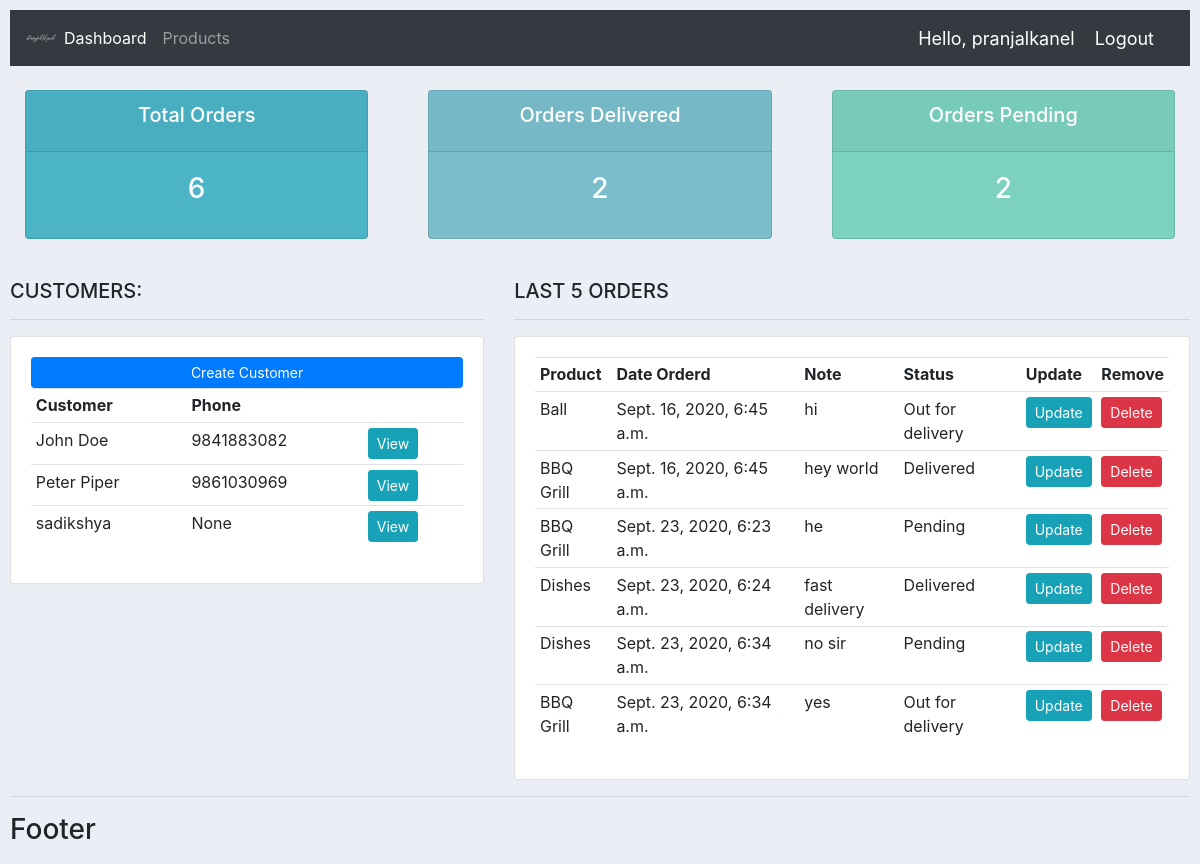
The app's page / (signed in), older data.
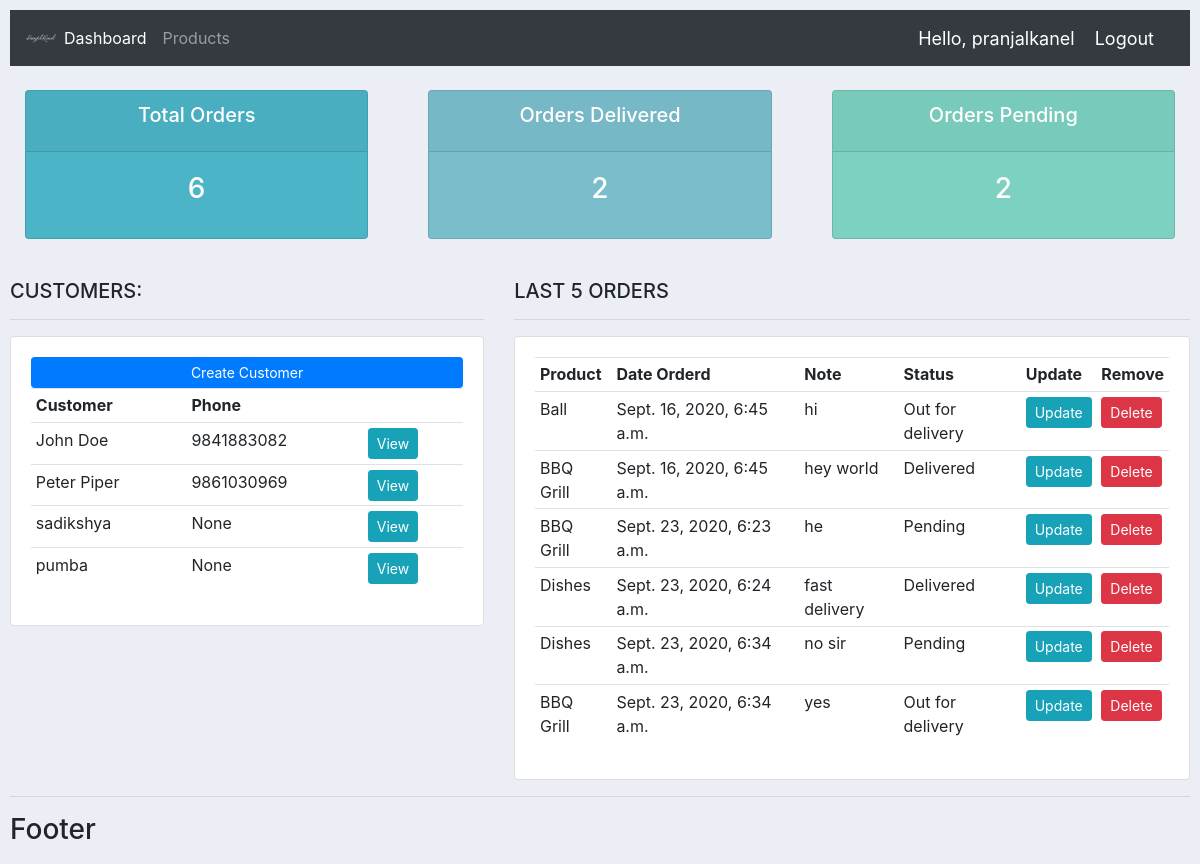
The same page, newer data.
### accounts/models.py (models this page shows, shortened)
class Customer(models.Model):
    user = models.OneToOneField(User, null=True, blank=True, on_delete=models.CASCADE)
    name = models.CharField(max_length=200, null=True)
    phone = models.CharField(max_length=200, null=True)
    email = models.CharField(max_length=200, null=True)
    date_created = models.DateTimeField(auto_now_add=True)
    profile_pic = models.ImageField(default="defaultProfilePic.png", null=True, blank=True)

class Order(models.Model):
    STATUS = (
        ('Pending', 'Pending'),
        ('Out for delivery', 'Out for delivery'),
        ('Delivered', 'Delivered'),
    )
    customer = models.ForeignKey(Customer, null=True, on_delete=models.SET_NULL)
    product =   models.ForeignKey(Product, null=True, on_delete=models.SET_NULL)
    date_created = models.DateTimeField(auto_now_add=True)
    status = models.CharField(max_length=200, null=True, choices=STATUS)
    note = models.CharField(max_length=1000, null=True)

class Product(models.Model):
    CATEGORY = (
        ('Indoor', 'Indoor'),
        ('Outdoor', 'Outdoor'),
    )
    name = models.CharField(max_length=200, null=True)
    price = models.FloatField(null=True)
    category = models.CharField(max_length=200, null=True, choices=CATEGORY)
    description = models.CharField(max_length=200, null=True, blank=True)
    date_created = models.DateTimeField(auto_now_add=True)
    tags = models.ManyToManyField(Tag)
    def __str__(self):
        return self.name

### accounts/decorators.py (the view)
    def wrapper_function(request, *args, **kwargs):
        group = None
        if request.user.groups.exists():
            group = request.user.groups.all()[0].name
        if group == 'customer':
            return redirect('user-page')
        if group == 'admin':
            return view_func(request,*args, **kwargs)

### accounts/views.py (called while the page is built)
@login_required(login_url='login')
@admin_only
def home(request):
    orders = Order.objects.all()
    customers = Customer.objects.all()
    total_orders = orders.count()
    delivered = orders.filter(status = 'Delivered').count()
    pending = orders.filter(status = 'Pending').count()
    context = {'orders': orders, 'customers': customers,
    'total_orders': total_orders, 'delivered':delivered, 'pending': pending,}
    return render(request,'accounts/dashboard.html', context)

### accounts/templates/accounts/dashboard.html (shortened to what this page needs)
{% extends 'accounts/main.html' %}
{% block content %}
    {%  include 'accounts/status.html' %}
    <br>
    <div class="row">
        <div class="col-md-5">
            <h5>CUSTOMERS:</h5>
            <hr>
            <div class="card card-body">
                <a class="btn btn-primary  btn-sm btn-block" href="">Create Customer</a>
                <table class="table table-sm">
                    <tr>
                        <th>Customer</th>
                        <th>Phone</th>
                        <th></th>
                    </tr>
                    {% for customer in customers %}
                    <tr>
                        <td>{{customer.name}}</td>
                        <td>{{customer.phone}}</td>
                        <td><a class="btn btn-sm btn-info" href="{% url 'customer' customer.id%}">View</a></td>
                    </tr>
                    {% endfor %}
                </table>
            </div>
        </div>
        <div class="col-md-7">
            <h5>LAST 5 ORDERS</h5>
            <hr>
            <div class="card card-body">
                <table class="table table-sm">
                    <tr>
                        <th>Product</th>
                        <th>Date Orderd</th>
                        <th>Note</th>
                        <th>Status</th>
                        <th>Update</th>
                        <th>Remove</th>
                    </tr>
                    {% for order in orders %}
                    <tr>
                        <td>{{order.product}}</td>
                        <td>{{order.date_created}}</td>
                        <td>{{order.note}}</td>
                        <td>{{order.status}}</td>
                        <td><a class="btn btn-sm btn-info" href="{% url 'update_order' order.id %}">Update</a></td>
                        <td><a class="btn btn-sm btn-danger " href="{% url 'delete_order' order.id %}">Delete</a></td>
                    </tr>
                    {% endfor %}
                </table>
            </div>
        </div>
    </div>
{% endblock %}

### accounts/templates/accounts/main.html (shortened to what this page needs)
{% load static %}
<!DOCTYPE html>
<html lang="en">
<head>
    <link rel="stylesheet" href="https://stackpath.bootstrapcdn.com/bootstrap/4.3.1/css/bootstrap.min.css">
    <link rel="stylesheet" type="text/css" href="{%static '/css/main.css' %}">
</head>
<body>
    {% include 'accounts/navbar.html' %}
    {% block content %}
    {% endblock %}
    <hr>
    <h3>Footer</h3>
</body>
</html>

### accounts/templates/accounts/navbar.html (shortened to what this page needs)
{% load static %}
<nav class="navbar navbar-expand-lg navbar-dark bg-dark">
    <img src="{% static 'images/logo.png' %}" alt="site logo" id="logo">
    <div class="collapse navbar-collapse" id="navbarNav">
      <ul class="navbar-nav">
        {% if request.user.is_staff %}
          <li class="nav-item active">
            <a class="nav-link" href="{% url 'home' %}">Dashboard<span class="sr-only">(current)</span></a>
          </li>
         <li class="nav-item">
           <a class="nav-link" href="{% url 'products' %}">Products</a>
         </li>
        {% else %}
          <li class="nav-item">
            <a class="nav-link" href="{% url 'account' %}" >Settings</a>
          </li>
        {% endif %}
      </ul>
    </div>
    <span class="hello-msg">Hello, {{request.user}}</span>
    <span><a class="hello-msg" href="{% url 'logout' %}">Logout</a></span>
  </nav>

### accounts/templates/accounts/status.html
<br>
<div class="row">
	<div class="col">
		<div class="col-md">
			<div class="card text-center text-white  mb-3" id="total-orders">
			  	<div class="card-header">
			  		<h5 class="card-title">Total Orders</h5>
			  	</div>
			  	<div class="card-body">
			    	<h3 class="card-title">{{total_orders}}</h3>
			  	</div>
			</div>
		</div>
	</div>
	<div class="col">
		<div class="col-md">
			<div class="card text-center text-white  mb-3" id="orders-delivered">
			  	<div class="card-header">
			  		<h5 class="card-title">Orders Delivered</h5>
			  	</div>
			  	<div class="card-body">
			    	<h3 class="card-title">{{delivered}}</h3>
			  	</div>
			</div>
		</div>
	</div>
	<div class="col">
		<div class="col-md">
			<div class="card text-center text-white  mb-3" id="orders-pending">
			  	<div class="card-header">
			  		<h5 class="card-title">Orders Pending</h5>
			  	</div>
			  	<div class="card-body">
			    	<h3 class="card-title">{{pending}}</h3>
			  	</div>
			</div>
		</div>
	</div>
</div>

### static/css/main.css (style rules this page uses)
#logo { width: 30px; }
body { background-color: #ebeff5; padding: 10px; }
#total-orders { background-color: #4cb4c7; }
#orders-delivered { background-color: #7abecc; }
#orders-pending { background-color: #7cd1c0; }

### accounts/templates/accounts/navbar.html (style rules this page uses)
.hello-msg { font-size: 18px; color: #fff; margin-right: 20px }

Row changes from the older to the newer data that the page shows:
added Customer: name "pumba", phone "None"
